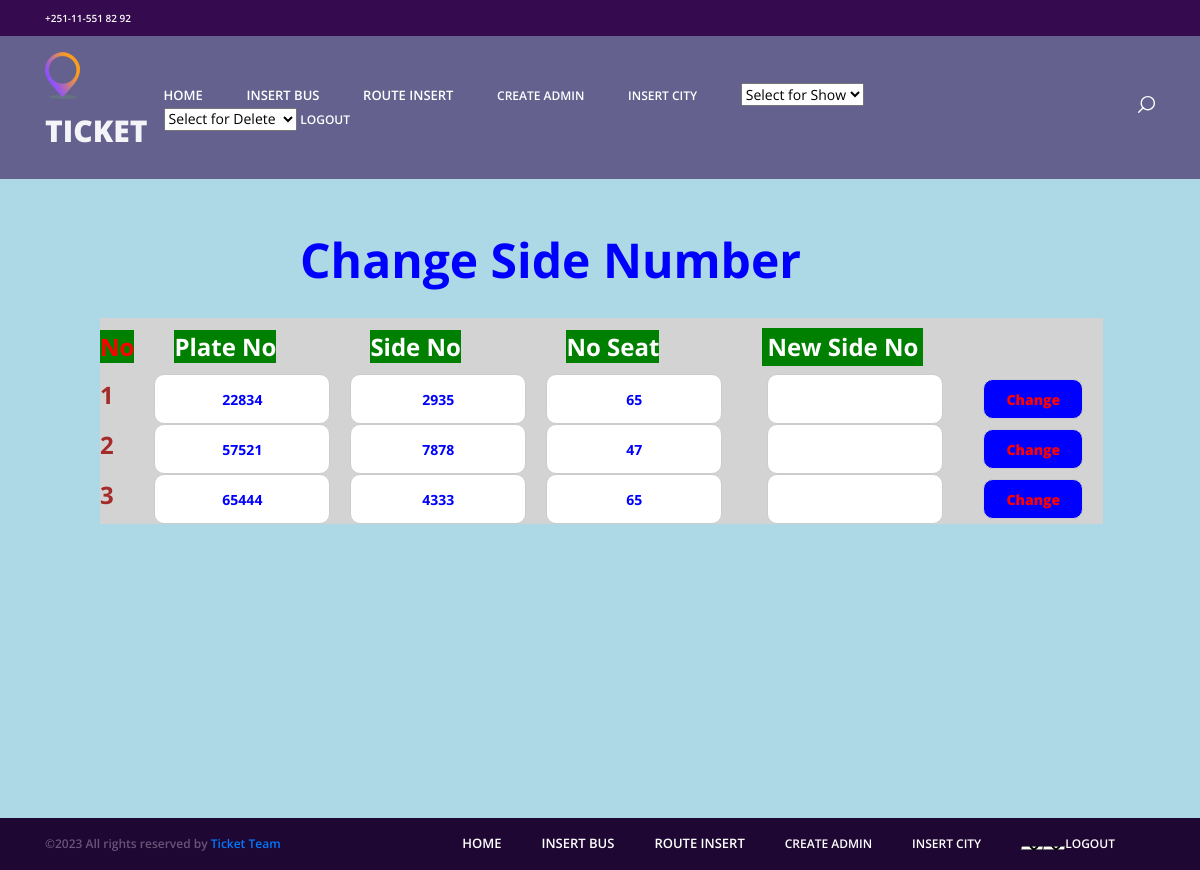
/updatebus, run on an earlier commit of the app's database.
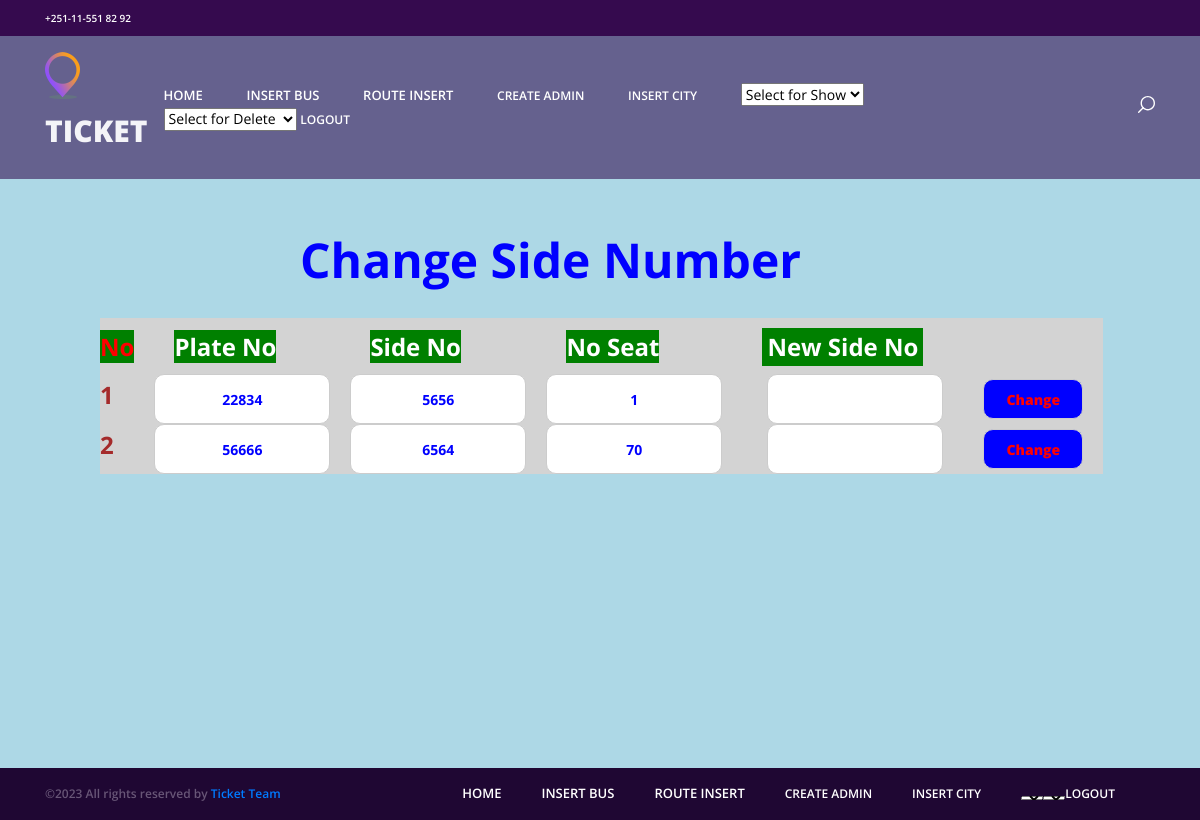
And on a later commit of the database.
### models/bus.py (models this page shows, shortened)
class Bus(BaseModel, Base):
    __tablename__ = 'buses'
    plate_no = Column(Integer,nullable=False,unique=True)
    sideno = Column(Integer,nullable=False,unique=True)
    no_seats = Column(Integer,nullable=False)
    """ routeid = relationship("Route", backref="buses")"""
    """tickets = relationship("Ticket", backref="buses")"""
    """tickets = relationship("Ticket", backref="buses")"""

### front_end/views.py (the view, shortened to what this page needs)
@views.route('/updatebus', methods=['POST', 'GET'])
def updatebus():
    buses = []
    buse = storage.all(Bus)
    for bus in buse.values():
        buses.append(bus.to_dict())
    if buses:
        return render_template('busupdate.html', buses=buses)
    else:
        return render_template('error.html', error="No buses for update")

### engine/db_storage.py (called while the page is built)
    def all(self, cls=None):
        if cls is None:
            objs = self.__session.query(User).all()
            objs.extend(self.__session.query(Bus).all())
            objs.extend(self.__session.query(Admin).all())
            objs.extend(self.__session.query(City).all())
            objs.extend(self.__session.query(Ticket).all())
            objs.extend(self.__session.query(Route).all())
        else:
            if type(cls) == str:
                cls = eval(cls)
            objs = self.__session.query(cls)
            print(objs)
        return {"{}.{}".format(type(o).__name__, o.id): o for o in objs}

    def close(self):
        self.__session.close()

### models/base.py (called while the page is built)
    def to_dict(self):
        my_dict = self.__dict__.copy()
        cls_name = type(self).__name__
        my_dict['__class__'] = cls_name
        try:
            my_dict['created_at'] = my_dict['created_at'].isoformat()
            my_dict['updated_at'] = my_dict['updated_at'].isoformat()
        except KeyError:
            pass
        if "_sa_instance_state" in my_dict:
            del my_dict["_sa_instance_state"]
        if cls_name == "User":
            del my_dict['password']
        return my_dict

### front_end/templates/busupdate.html (shortened to what the changed rows need)
<!DOCTYPE html>
<html lang="en">
<head>
<link rel="stylesheet" type="text/css" href="../static/styles/bootstrap4/bootstrap.min.css">
<link href="../static/plugins/font-awesome-4.7.0/css/font-awesome.min.css" rel="stylesheet" type="text/css">
<link rel="stylesheet" type="text/css" href="../static/plugins/OwlCarousel2-2.2.1/owl.carousel.css">
<link rel="stylesheet" type="text/css" href="../static/plugins/OwlCarousel2-2.2.1/owl.theme.default.css">
<link rel="stylesheet" type="text/css" href="../static/plugins/OwlCarousel2-2.2.1/animate.css">
<link rel="stylesheet" type="text/css" href="../static/styles/main_styles.css">
<link rel="stylesheet" type="text/css" href="../static/styles/responsive.css">
</head>
<body style="background-color: lightblue;">
<div class="super_container">
 <h1 style="margin-left:300px;color:blue;"><b>Change Side Number</b> </h1></br>
<table style="margin-left: 100px; width: 400px; background-color: lightgray;">
    <thead>
  <tr style="background-color: lightgray; width: 400px;">
    <th style="padding-top: 10px;">
    </th>
</tr>
<tr>
    <th><h3><b style="color: red; background-color: green;">No</b></h3></th>
    <th><h3><b style="color: white; background-color: green; margin-left: 40px;">Plate No</b></h3></th>
    <th><h3><b style="color: white; background-color: green; margin-left: 40px;">Side No</b></h3></th>
    <th><h3><b style="color: white; background-color: green; margin-left: 40px;">No Seat</b></h3></th>
    <th>
  <h3>
  <b style="color: white; background-color: green; margin-left: 40px; padding: 5px; display: inline-block; white-space: nowrap;">New Side No</b>
</h3>
</th>
</tr>
</thead>
    <tbody style="background-color: lightgray; margin-left: 300px;">
        {% for bus in buses %}
        <tr>
            <td><h3><b style="color: brown;">{{ loop.index }}</b></h3></td>
            <td>
		    <form action="/updatebus" method="POST">
    <input type="text" name="plate_no" value="{{ bus.plate_no }}" readonly style="height: 50px; margin-left: 20px; text-align: center; color: blue; border-radius: 10px; border: 1px solid #ccc; font-weight: bold;">
    </td>
    <td>
        <input type="text" name="sideno" value="{{ bus.sideno }}" readonly style="height: 50px; margin-left: 20px; text-align: center; color: blue; border-radius: 10px; border: 1px solid #ccc; font-weight: bold;">
    </td>
    <td>
	    <input type="text" name="no_seats" value="{{bus.no_seats}}" style="height: 50px; margin-left: 20px; text-align: center; color: blue; border-radius: 10px; border: 1px solid #ccc; font-weight: bold;">
    </td>
<td>
<input type="text" name="new_sideno" maxlength="4" style="height: 50px; margin-left: 45px; text-align: center; color: blue; border-radius: 10px; border: 1px solid #ccc; font-weight: bold;" oninput="validateside(this)" required>
<td>
<button type="submit" style="height: 40px; width: 100px; background-color: blue; margin-left: 40px; margin-right:20px; text-align: center; color: brown; border-radius: 10px; border: 1px solid #ccc; font-weight: bold;"><b style="color: red;">Change</b></button>
    </td>
	    </td>
</tr>
        {% endfor %}
    </tbody>
</table>
</div>
</body>
</html>

What changed in the data, as far as the page shows it:
removed Bus: plate_no "22834", sideno "2935", no_seats "65"
removed Bus: plate_no "57521", sideno "7878", no_seats "47"
removed Bus: plate_no "65444", sideno "4333", no_seats "65"
added Bus: plate_no "22834", sideno "5656", no_seats "1"
added Bus: plate_no "56666", sideno "6564", no_seats "70"
